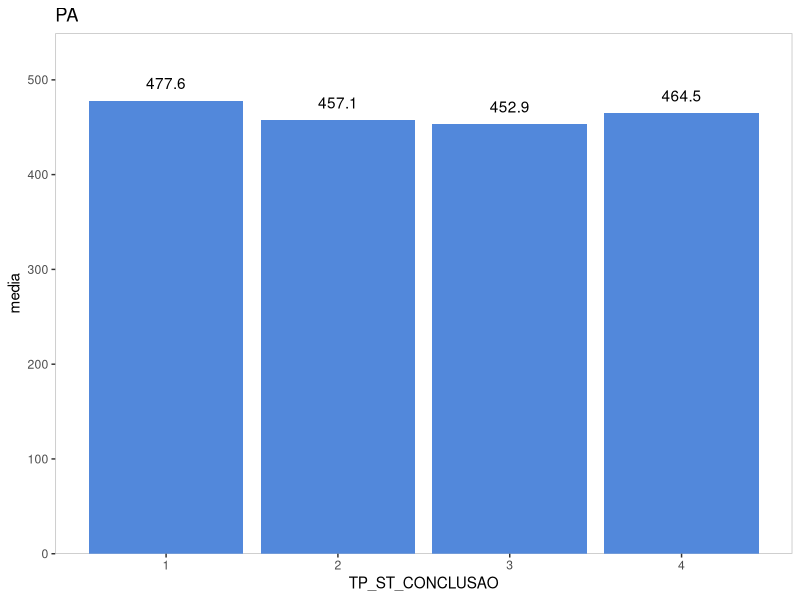
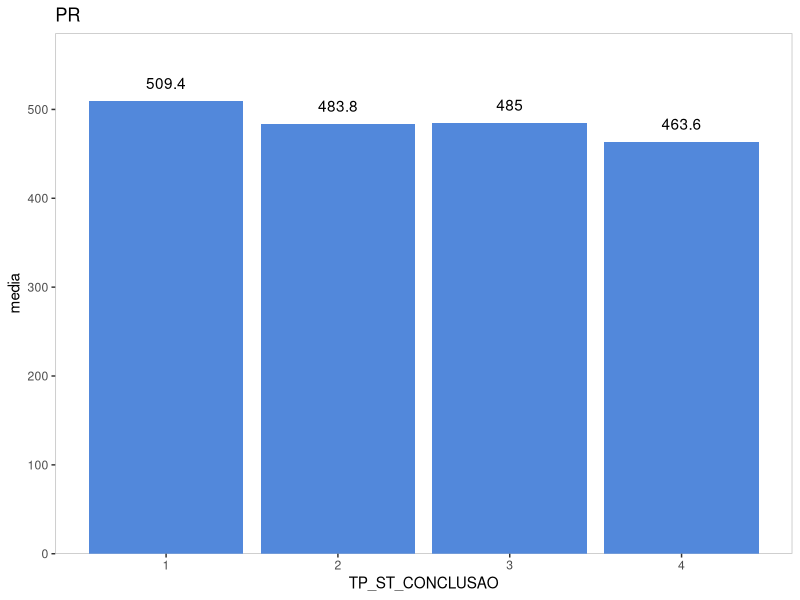
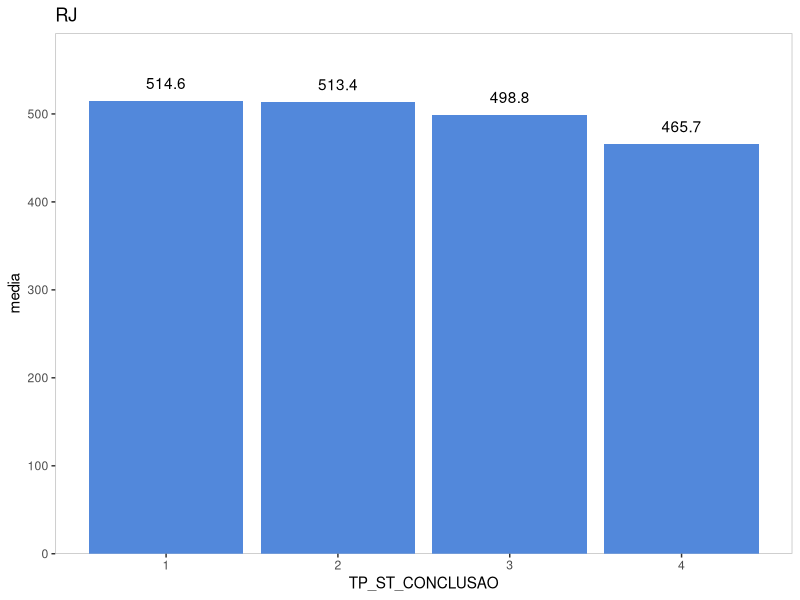
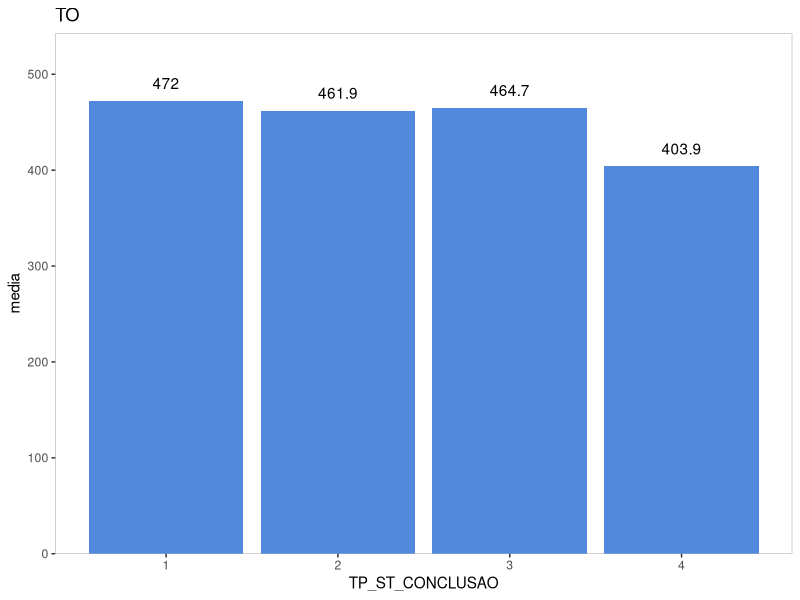
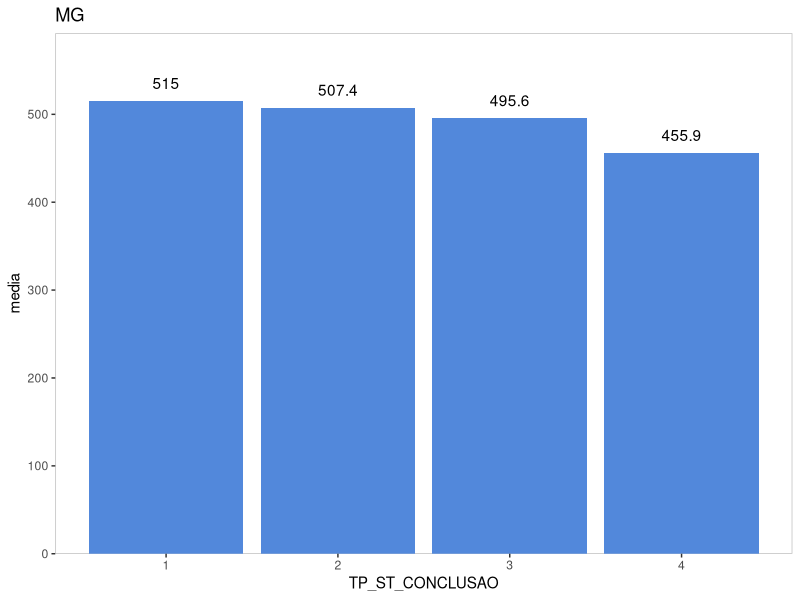
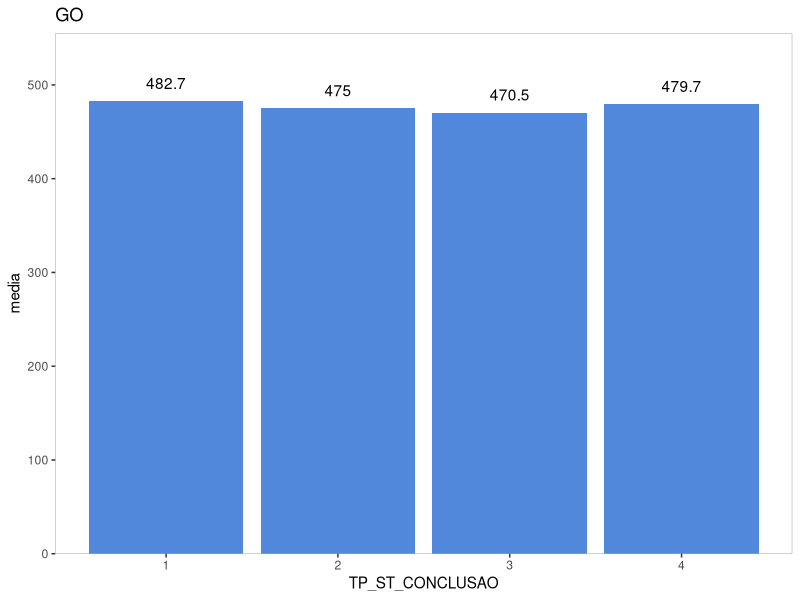
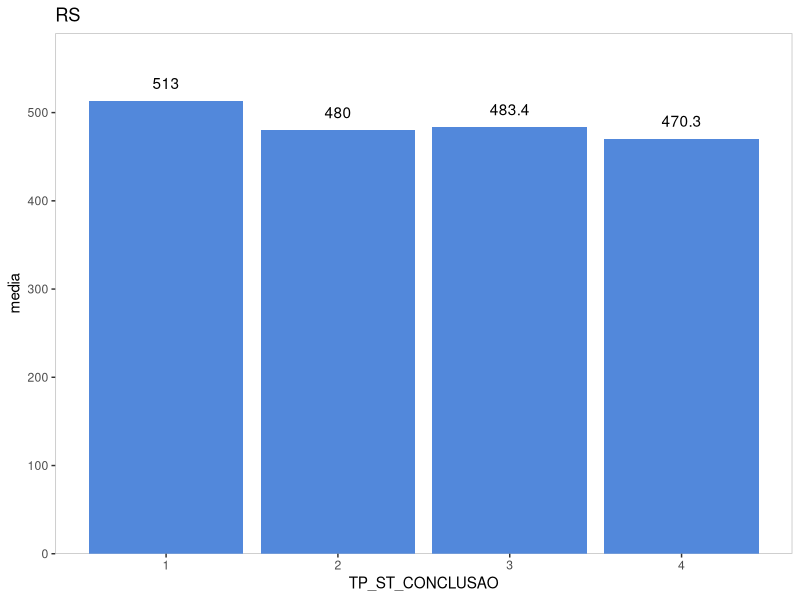
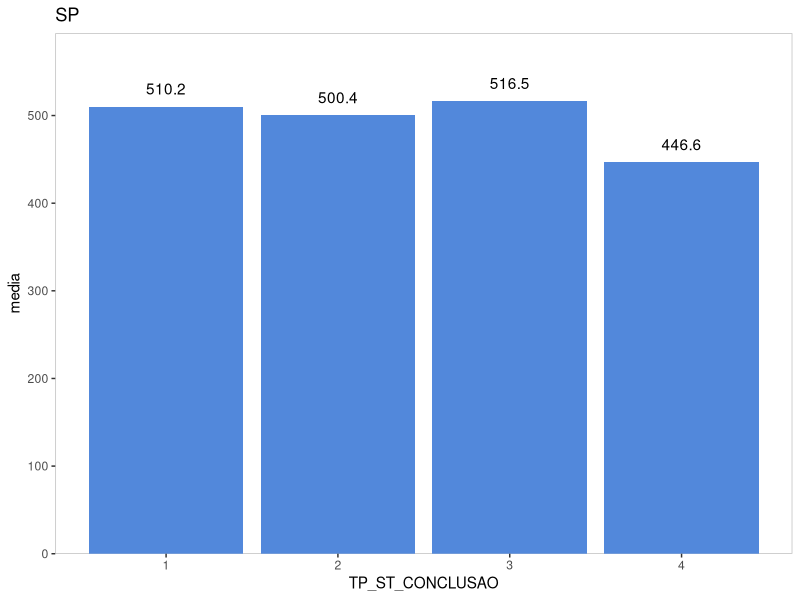

Write the R code that produced these figures, in order.
# Ambiente ----
setwd("atividades-R/")
rm(list = ls())

# Bibliotecas ----
library(tidyverse)

# Dados ----
base <- readxl::read_xlsx("dados/enem/enem.xlsx")

enem <- base %>% 
  filter(NU_NOTA_MT > 0)

# Loops ----
nomes <- c('Naruhiko', 'Paula', 'Camila', 'Letícia', 'Renata', 'Vinicius') 

for (i in 1:length(nomes)) {
  print(paste0("O nome na posição ", i, " é ", nomes[i]))
}

for (i in nomes) {
  print(i)
}

tp_st_conclusao_enem <- unique(enem$TP_ST_CONCLUSAO)
estado_enem <- unique(enem$SG_UF_RESIDENCIA)


for (i in estado_enem) {
  df_temp <- enem %>% 
  filter(SG_UF_RESIDENCIA == i) %>% 
  group_by(TP_ST_CONCLUSAO) %>% 
  summarise(media = mean(NU_NOTA_MT))
  
  p <- ggplot(df_temp) +
    aes(x = TP_ST_CONCLUSAO, y = media) +
    geom_col(fill = "#5288db") +
    geom_text(aes(label = round(media, 1)), vjust = -1) +
    scale_y_continuous(expand = expansion(mult = c(0, 0.15))) +
    labs(title = i) +
    theme(panel.background = element_rect(fill = 'white', color = 'grey'),
          panel.grid = element_blank())
  
  print(p)

}


for (i in 1:5) {
  for (j in 1:5) {
    if (j == 5) {
      j <- 10
    }
    print(i*j)
  }
}













